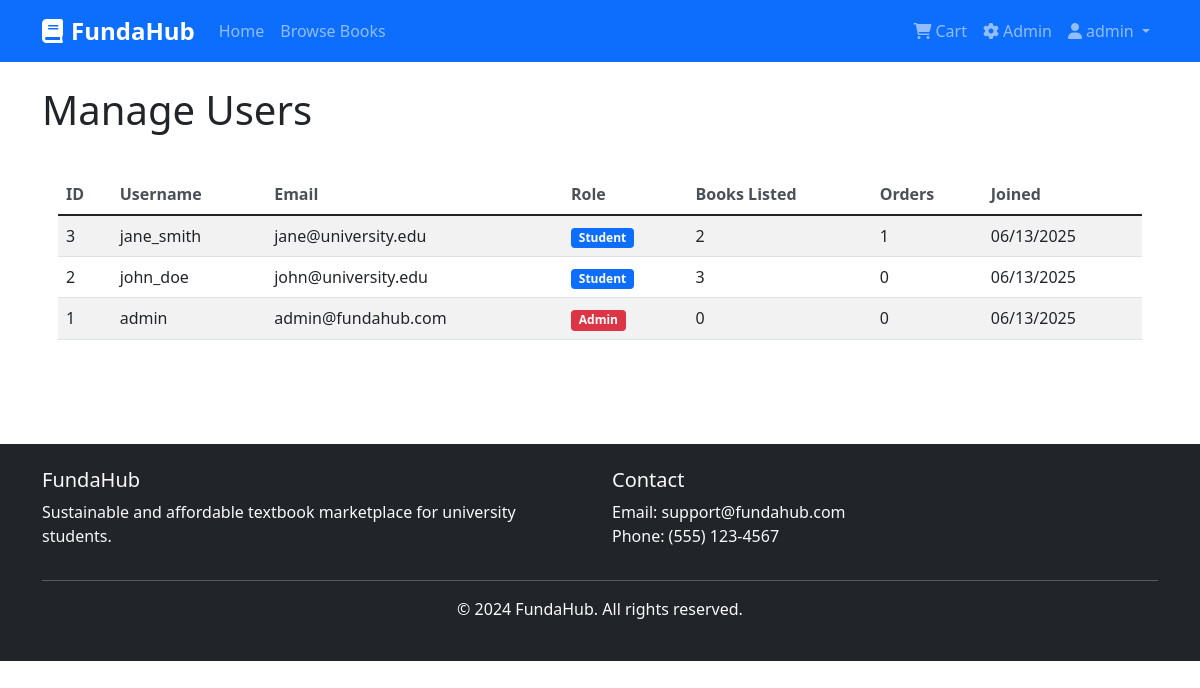
The app's page /admin/users (signed in) with its own data.
### models.py (models this page shows, shortened)
class User(db.Model):
    id = db.Column(db.Integer, primary_key=True)
    username = db.Column(db.String(80), unique=True, nullable=False)
    email = db.Column(db.String(120), unique=True, nullable=False)
    password_hash = db.Column(db.String(120), nullable=False)
    is_admin = db.Column(db.Boolean, default=False)
    created_at = db.Column(db.DateTime, default=datetime.utcnow)
    books = db.relationship('Book', backref='seller', lazy=True)
    orders = db.relationship('Order', backref='user', lazy=True)

### admin/routes.py (the view)
    def decorated_function(*args, **kwargs):
        if 'user_id' not in session or not session.get('is_admin'):
            flash('Admin access required', 'error')
            return redirect(url_for('auth.login'))
        return f(*args, **kwargs)

### admin/routes.py (called while the page is built)
def admin_required(f):
    def decorated_function(*args, **kwargs):
        if 'user_id' not in session or not session.get('is_admin'):
            flash('Admin access required', 'error')
            return redirect(url_for('auth.login'))
        return f(*args, **kwargs)
    decorated_function.__name__ = f.__name__
    return decorated_function

@admin_bp.route('/users')
@admin_required
def users():
    users = User.query.order_by(User.created_at.desc()).all()
    return render_template('admin/users.html', users=users)

### templates/admin/users.html (shortened to what this page needs)
{% extends "base.html" %}
{% block content %}
<div class="container py-4">
    <h1 class="mb-4">Manage Users</h1>
    <div class="card">
        <div class="card-body">
            <div class="table-responsive">
                <table class="table table-striped">
                    <thead>
                        <tr>
                            <th>ID</th>
                            <th>Username</th>
                            <th>Email</th>
                            <th>Role</th>
                            <th>Books Listed</th>
                            <th>Orders</th>
                            <th>Joined</th>
                        </tr>
                    </thead>
                    <tbody>
                        {% for user in users %}
                            <tr>
                                <td>{{ user.id }}</td>
                                <td>{{ user.username }}</td>
                                <td>{{ user.email }}</td>
                                <td>
                                    <span class="badge bg-{{ 'danger' if user.is_admin else 'primary' }}">
                                        {{ 'Admin' if user.is_admin else 'Student' }}
                                    </span>
                                </td>
                                <td>{{ user.books|length }}</td>
                                <td>{{ user.orders|length }}</td>
                                <td>{{ user.created_at.strftime('%m/%d/%Y') }}</td>
                            </tr>
                        {% endfor %}
                    </tbody>
                </table>
            </div>
        </div>
    </div>
</div>
{% endblock %}

### templates/base.html (shortened to what this page needs)
<!DOCTYPE html>
<html lang="en">
<head>
    <link href="https://cdn.jsdelivr.net/npm/bootstrap@5.1.3/dist/css/bootstrap.min.css" rel="stylesheet">
    <link href="https://cdnjs.cloudflare.com/ajax/libs/font-awesome/6.0.0/css/all.min.css" rel="stylesheet">
    <link href="{{ url_for('static', filename='css/style.css') }}" rel="stylesheet">
</head>
<body>
    <nav class="navbar navbar-expand-lg navbar-dark bg-primary">
        <div class="container">
            <a class="navbar-brand fw-bold" href="{{ url_for('main.index') }}">
                <i class="fas fa-book me-2"></i>FundaHub
            </a>
            <div class="collapse navbar-collapse" id="navbarNav">
                <ul class="navbar-nav me-auto">
                    <li class="nav-item">
                        <a class="nav-link" href="{{ url_for('main.index') }}">Home</a>
                    </li>
                    <li class="nav-item">
                        <a class="nav-link" href="{{ url_for('main.books') }}">Browse Books</a>
                    </li>
                </ul>
                <ul class="navbar-nav">
                    {% if session.user_id %}
                        <li class="nav-item">
                            <a class="nav-link" href="{{ url_for('cart.view') }}">
                                <i class="fas fa-shopping-cart me-1"></i>Cart
                            </a>
                        </li>
                        {% if session.is_admin %}
                            <li class="nav-item">
                                <a class="nav-link" href="{{ url_for('admin.dashboard') }}">
                                    <i class="fas fa-cog me-1"></i>Admin
                                </a>
                            </li>
                        {% endif %}
                        <li class="nav-item dropdown">
                            <a class="nav-link dropdown-toggle" href="#" id="navbarDropdown" role="button" data-bs-toggle="dropdown">
                                <i class="fas fa-user me-1"></i>{{ session.username }}
                            </a>
                        </li>
                    {% endif %}
                </ul>
            </div>
        </div>
    </nav>
    <main>
        {% block content %}{% endblock %}
    </main>
    <footer class="bg-dark text-light py-4 mt-5">
        <div class="container">
            <div class="row">
                <div class="col-md-6">
                    <h5>FundaHub</h5>
                    <p>Sustainable and affordable textbook marketplace for university students.</p>
                </div>
                <div class="col-md-6">
                    <h5>Contact</h5>
                    <p>Email: support@fundahub.com<br>
                    Phone: (555) 123-4567</p>
                </div>
            </div>
            <hr>
            <div class="text-center">
                <p>&copy; 2024 FundaHub. All rights reserved.</p>
            </div>
        </div>
    </footer>
</body>
</html>

### static/css/style.css (style rules this page uses)
.navbar-brand { font-size: 1.5rem; }
.card { border: none; border-radius: 10px; }
.badge { font-size: 0.75em; }
.table th { border-top: none; font-weight: 600; color: #495057; }
footer { margin-top: auto; }

### records on screen
User: username "admin", id "1", email "admin@fundahub.com", is_admin "Admin", books|length "0", orders|length "0", created_at "06/13/2025"
User: id "3", username "jane_smith", email "jane@university.edu", is_admin "Student", books|length "2", orders|length "1", created_at "06/13/2025"
User: id "2", username "john_doe", email "john@university.edu", is_admin "Student", books|length "3", orders|length "0", created_at "06/13/2025"
